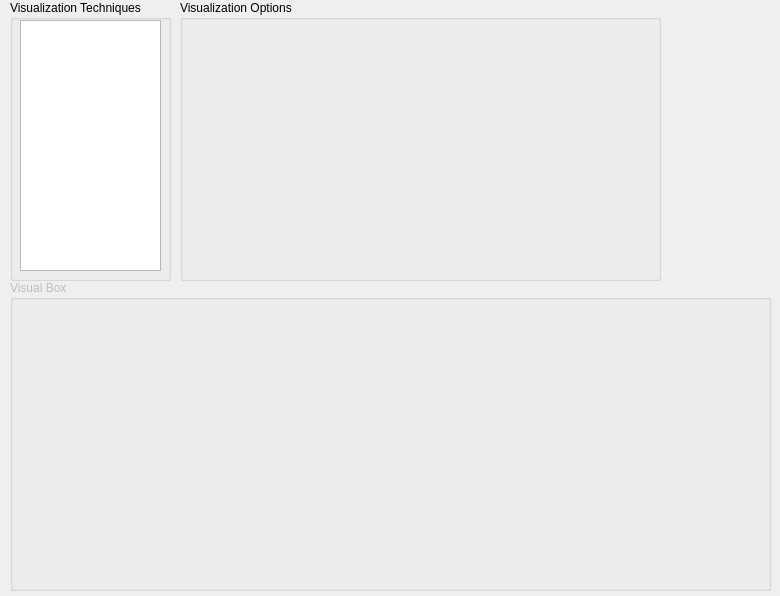
<?xml version="1.0" encoding="UTF-8"?>
<ui version="4.0">
 <class>VisualizationWidget</class>
 <widget class="QWidget" name="VisualizationWidget">
  <property name="geometry">
   <rect>
    <x>0</x>
    <y>0</y>
    <width>780</width>
    <height>596</height>
   </rect>
  </property>
  <property name="windowTitle">
   <string>Form</string>
  </property>
  <widget class="QGroupBox" name="pluginBox">
   <property name="geometry">
    <rect>
     <x>10</x>
     <y>0</y>
     <width>161</width>
     <height>281</height>
    </rect>
   </property>
   <property name="title">
    <string>Visualization Techniques</string>
   </property>
   <widget class="QListView" name="pluginView">
    <property name="geometry">
     <rect>
      <x>10</x>
      <y>20</y>
      <width>141</width>
      <height>251</height>
     </rect>
    </property>
    <property name="sizePolicy">
     <sizepolicy hsizetype="Fixed" vsizetype="Fixed">
      <horstretch>0</horstretch>
      <verstretch>0</verstretch>
     </sizepolicy>
    </property>
    <property name="editTriggers">
     <set>QAbstractItemView::EditTrigger::NoEditTriggers</set>
    </property>
   </widget>
  </widget>
  <widget class="QGroupBox" name="optionsBox">
   <property name="geometry">
    <rect>
     <x>180</x>
     <y>0</y>
     <width>481</width>
     <height>281</height>
    </rect>
   </property>
   <property name="title">
    <string>Visualization Options</string>
   </property>
  </widget>
  <widget class="QGroupBox" name="visualBox">
   <property name="enabled">
    <bool>false</bool>
   </property>
   <property name="geometry">
    <rect>
     <x>10</x>
     <y>280</y>
     <width>761</width>
     <height>311</height>
    </rect>
   </property>
   <property name="title">
    <string>Visual Box</string>
   </property>
  </widget>
 </widget>
 <resources/>
 <connections/>
</ui>
